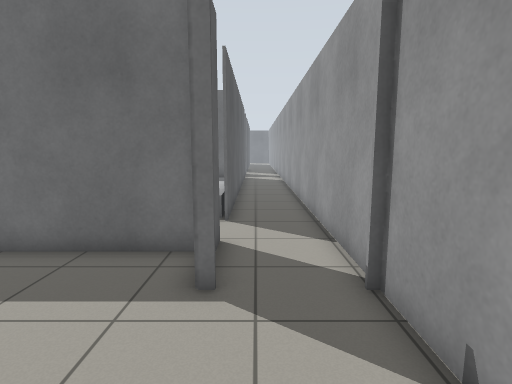
view 1 (above)

16 first-person views from a walk through a world built for the Gazebo simulator. The camera is 1.2 m above the floor, tilts 8° down and sees 80° across. Floor lines are 1 m apart. The floor is counted in squares, 0.5 m on a side. Each view is taken from the middle of a square. On the plan, view 1 faces up. The plan holds only what a view shows up to about 18 squares ahead; the rest is blank. The place goes on beyond the plan.

view 2
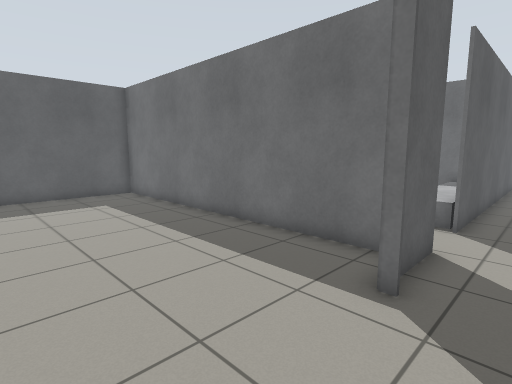

view 3
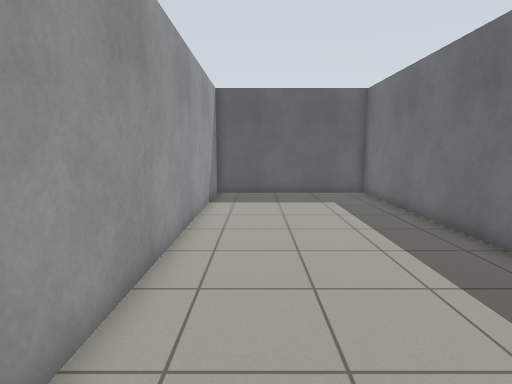

view 4
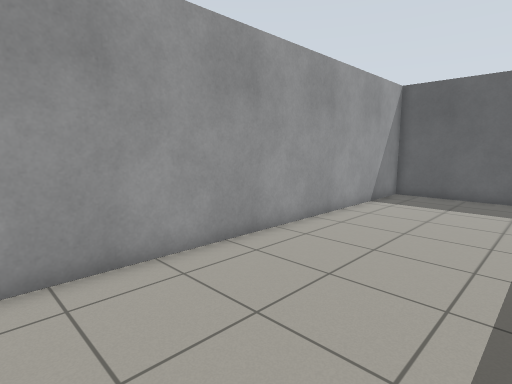

view 5
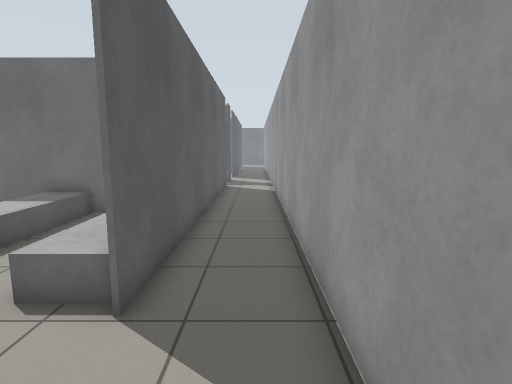

view 6
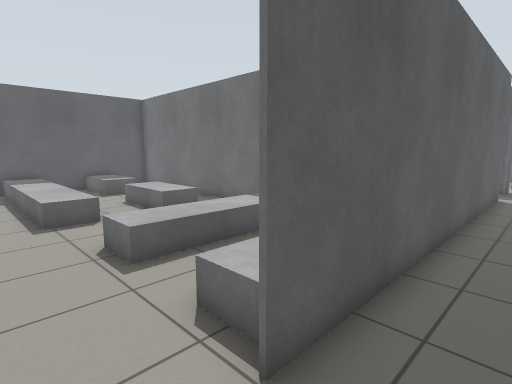

view 7
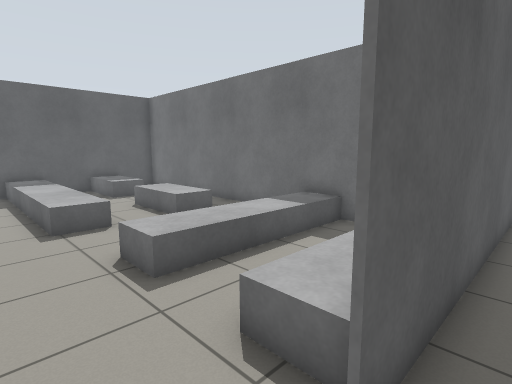

view 8
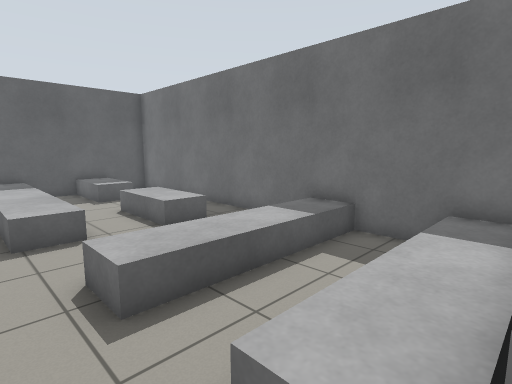

view 9
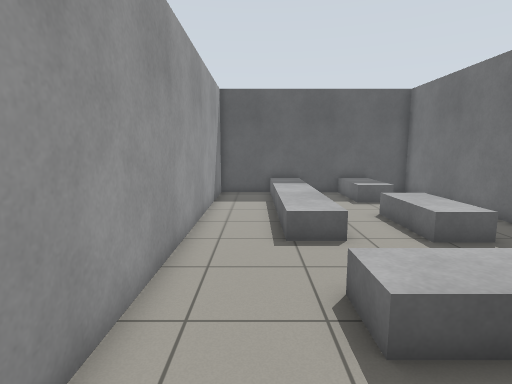

view 10
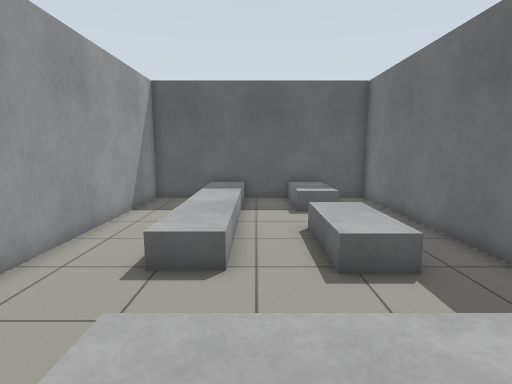

view 11
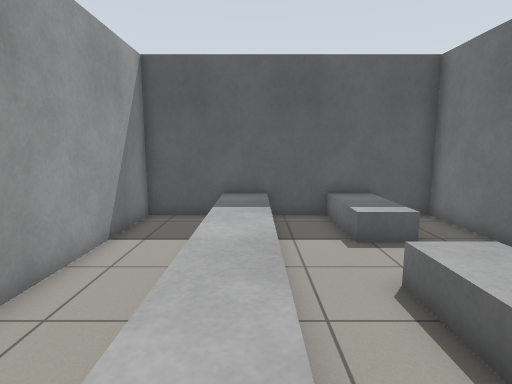

view 12
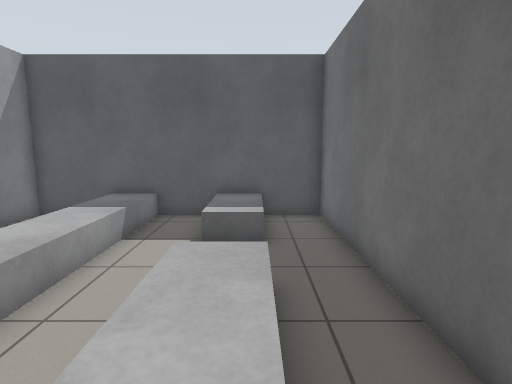

view 13
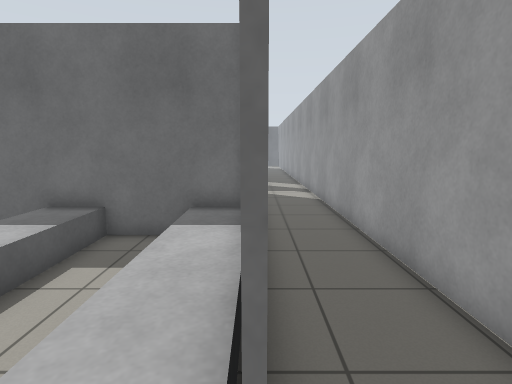

view 14
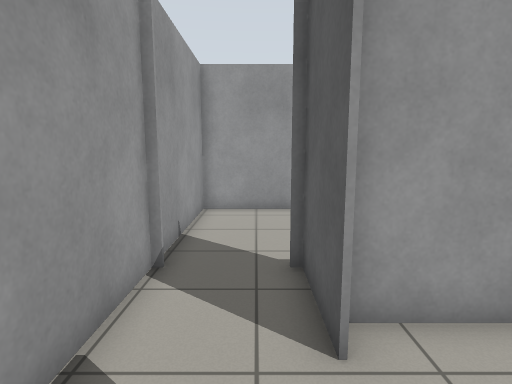

view 15
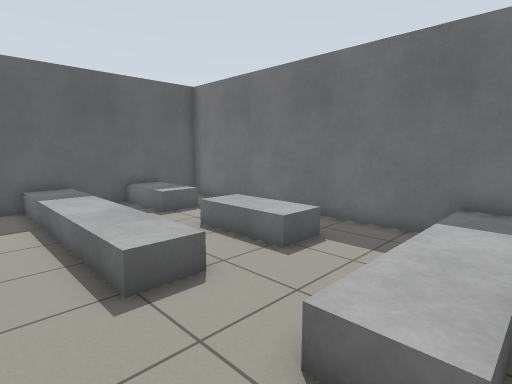

view 16
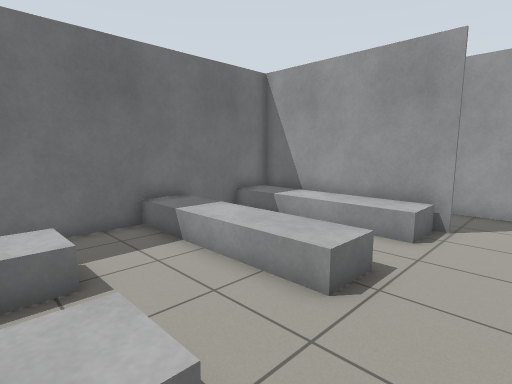

### Floor plan
Points are (right, up) in squares from view 1. A wall is a line through its corners. A room is listed if a view was taken in it or the views show most of it. See-through windows are left out.
Room 1 (views 1, 2, 3, 4, 5)
walls: (-1.4, 7) (-15.7, 7) (-15.8, -1.1) (2.1, -1.1) (2.1, 4.6); (2.1, 5.6) (2.1, 7.6)
ways out: opening at (0.5, 7) to room 2
objects: grey box (-1, 5); grey box (-1, 6)
Room 2 (views 6, 7, 8, 13, 14)
walls: (2.1, 7.6) (2.1, 21.5); (-0.9, 21.5) (-1, 10)
ways out: opening at (0.5, 7) to room 1; opening at (-1, 9) to room 3
objects: grey box (-1, 8)
Room 3 (views 9, 10, 11, 12, 15, 16)
walls: (-7.4, 17.4) (-19, 17.4) (-19, 14.5); (-3.4, 17.4) (-4.6, 17.4); (-19, 13.5) (-19, 7.1) (-1.2, 7.1); (-1, 10) (-1, 17.4) (-1.6, 17.4)
ways out: opening at (-1, 9) to room 2
objects: grey box (-19, 14) to (-16, 15); grey box (-18, 10) to (-10, 11); grey box (-13, 14) to (-10, 15); grey box (-7, 11) to (-5, 17); grey box (-3, 11) to (-2, 17)

Where each view was taken, in squares from view 1:
view 1: 0 up, 0 right, facing up
view 2: 0 up, 1 right, facing up-left
view 3: 1 up, 1 right, facing left
view 4: 5 up, 1 right, facing down-left
view 5: 6 up, 1 right, facing up
view 6: 8 up, 1 right, facing up-left
view 7: 8 up, 0 right, facing up-left
view 8: 9 up, 1 left, facing up-left
view 9: 9 up, 2 left, facing left
view 10: 12 up, 4 left, facing left
view 11: 11 up, 8 left, facing left
view 12: 15 up, 8 left, facing left
view 13: 9 up, 1 left, facing up
view 14: 11 up, 0 right, facing down
view 15: 8 up, 5 left, facing up-left
view 16: 8 up, 11 left, facing up-right
